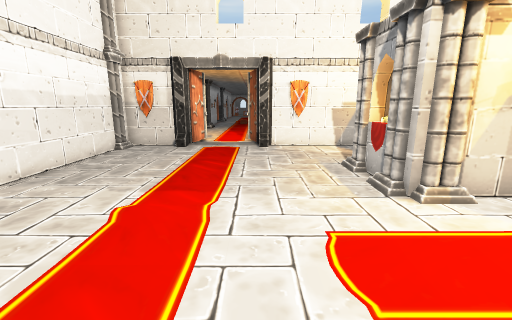
view 1 (above)

12 first-person views from a walk through a scene from a Unity 3-D project. The camera is 1.4 m above the floor, tilts 12° down and sees 90° across. The floor is counted in squares, 0.59 m on a side. Each view is taken from the middle of a square. On the plan, view 1 faces up. The plan holds only what a view shows up to about 17 squares ahead; the rest is blank. The place goes on beyond the plan. The player is left out. Door leaves are left out, so doorways stand open.

view 2
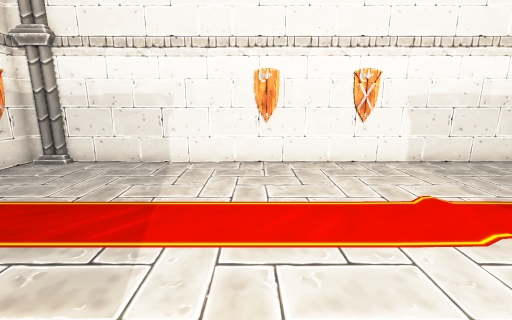

view 3
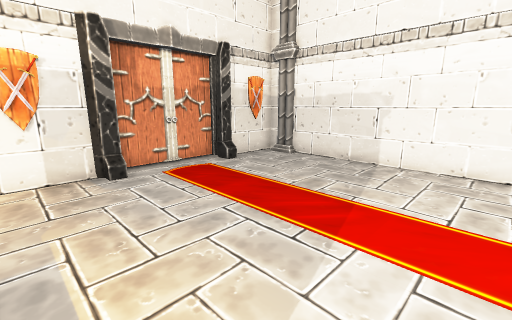

view 4
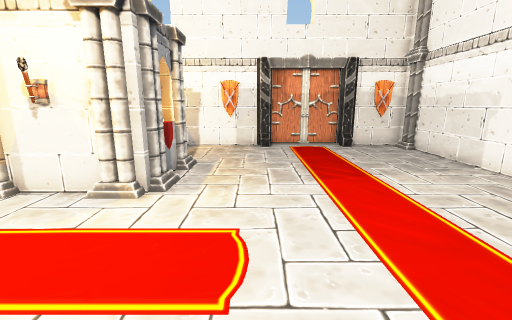

view 5
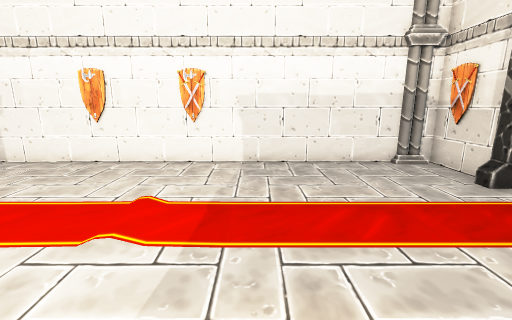

view 6
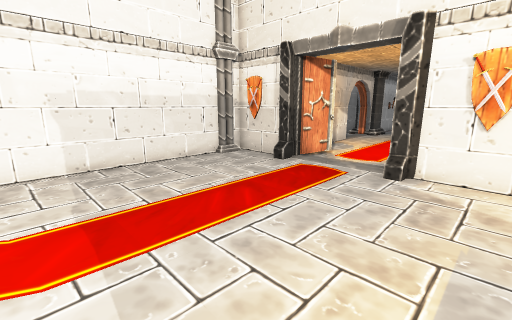

view 7
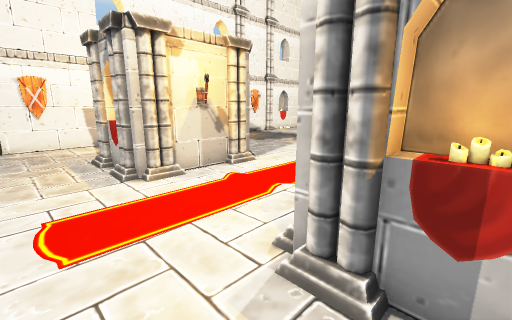

view 8
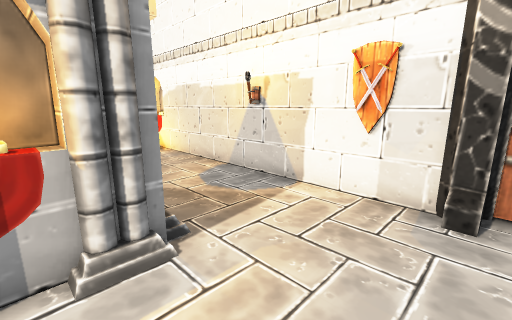

view 9
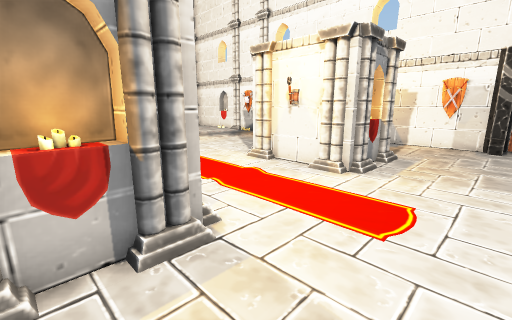

view 10
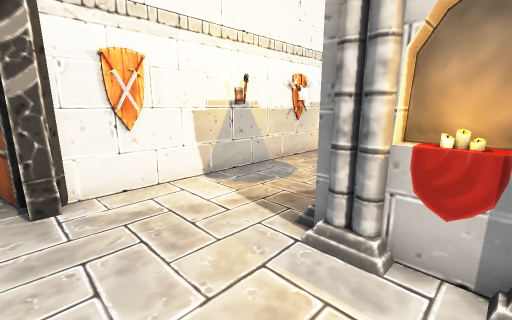

view 11
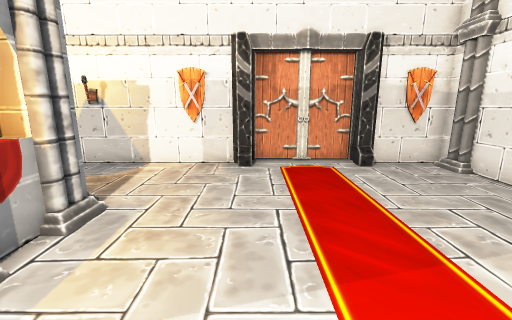

view 12
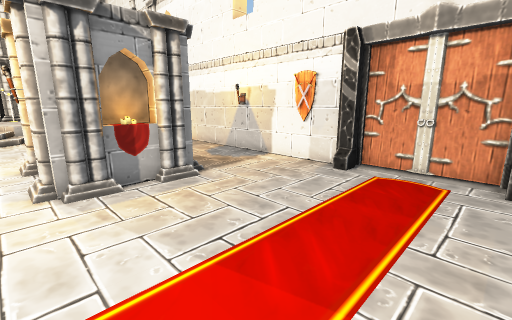

### Floor plan
Points are (right, up) in squares from view 1. A wall is a line through its corners. A room is listed if a view was taken in it or the views show most of it. See-through windows are left out.
Room 1 (views 1, 2, 3, 4, 5, 6, 7, 8, 9, 10, 11, 12)
walls: (4, -0.6) (4, 0.2) (6.5, 0.2); (4.6, 7.6) (4.6, 9.2) (4, 9.2); (4, 8.4) (4, 9.2); (4.6, -2.6) (4.6, -1); (7.5, 6.4) (4.8, 6.4); (-4.1, -7.9) (-4.1, -9); (0.2, -9.4) (0.2, -8.3) (0.7, -8.3) (0.9, -8.6) (7.5, -8.6); (-4, 15.2) (-4.8, 15.2); (-4.1, 15.5) (-4.1, 14.8); (-4.9, 15.4) (-7.7, 15.4) (-7.7, -8.6) (-4.9, -8.6) (-4.7, -8.3) (-4.1, -8.3); (6.5, 15.4) (1, 15.4) (0.7, 15.2) (0.1, 15.2)
low walls: (-4.1, 14.8) (-4.8, 14.8)
objects: other object (-8, 14); other object (-7, -8) to (-7, -7); other object (-6, -8); other object (-3, 4) to (-1, 7); other object (-2, -9); other object (2, -8) to (3, -8); other object (4, -3); other object (4, -2); other object (4, -1); other object (4, 7); other object (4, 8); other object (4, 10); other object (5, -4); other object (5, 0); other object (5, 3) to (7, 4); other object (5, 6); other object (5, 11); other object (7, -8); other object (7, 0); other object (7, 6); other object (7, 15)

Positions as (right, up) in squares from view 1, and headings:
1: (0, 0), facing up
2: (3, 1), facing left
3: (3, 1), facing down-left
4: (1, 7), facing down
5: (3, 8), facing left
6: (3, 6), facing up-left
7: (1, -2), facing up-right
8: (0, -2), facing down-right
9: (0, 9), facing down-right
10: (0, 8), facing up-right
11: (0, 2), facing down
12: (-4, 1), facing down-right
